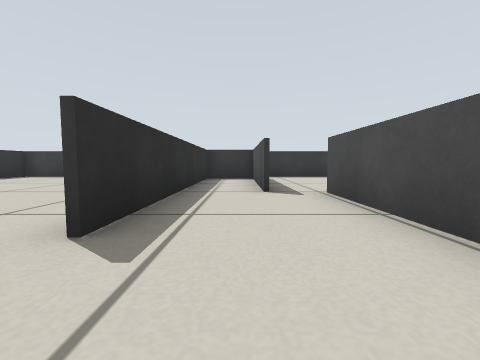
[1] (above)

22 first-person views from a walk through a Gazebo world. The camera is 0.27 m above the floor, tilts 4° down and sees 90° across. The floor is counted in squares, 0.5 m on a side. Each view is taken from the middle of a square. On the plan, view 1 faces up. The plan holds only what a view shows up to about 9 squares ahead; the rest is blank.

[2]
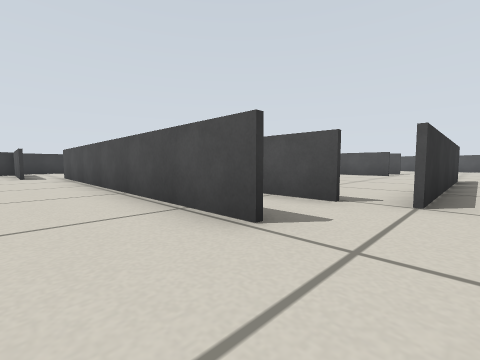

[3]
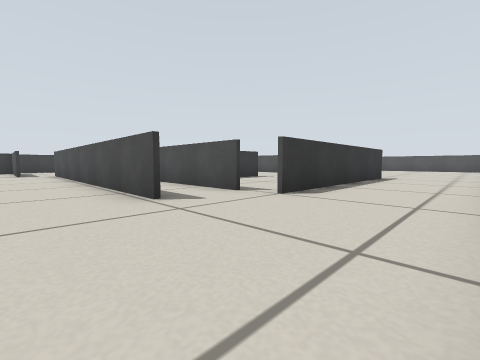

[4]
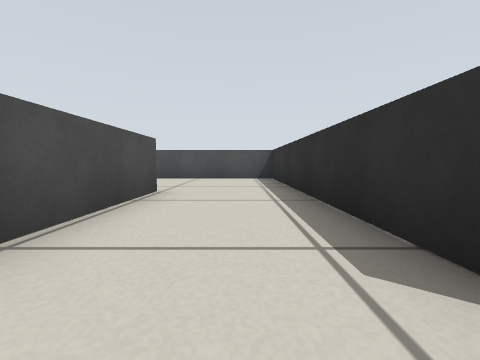

[5]
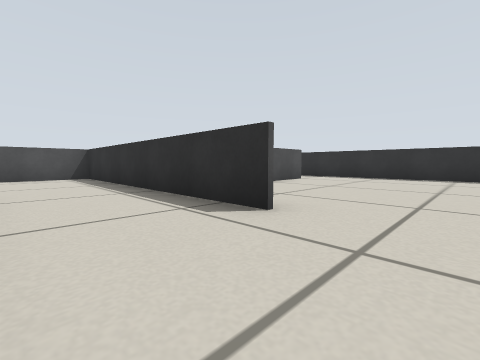

[6]
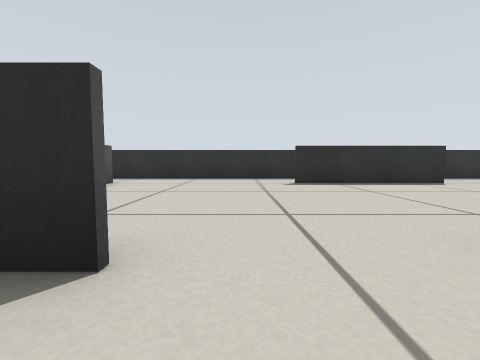

[7]
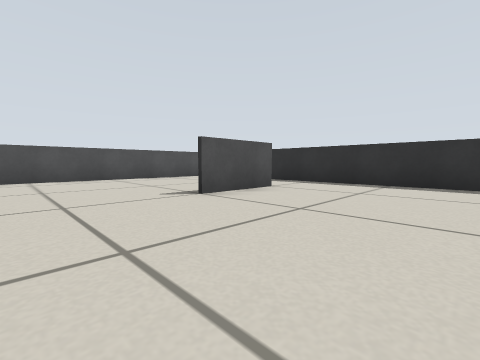

[8]
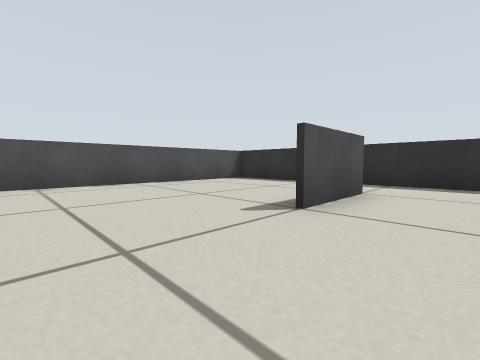

[9]
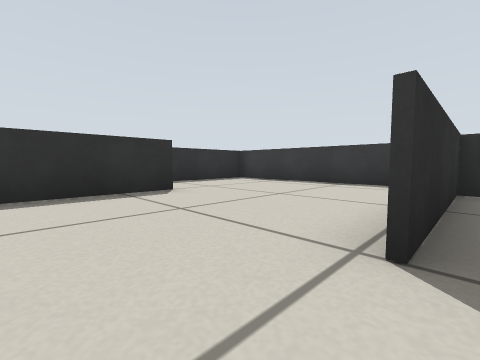

[10]
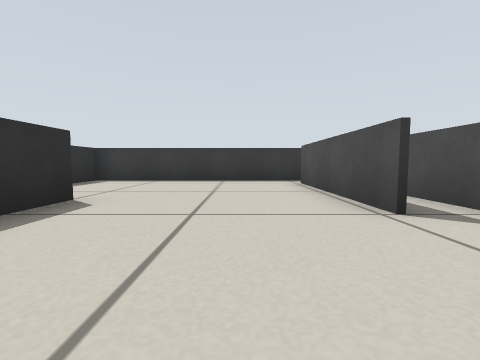

[11]
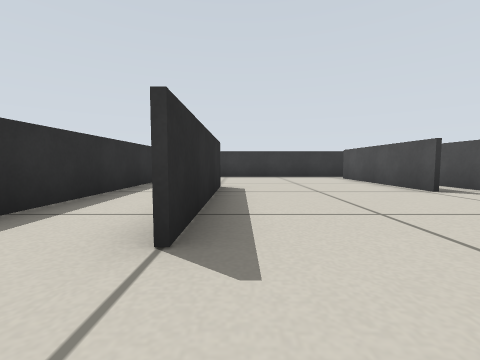

[12]
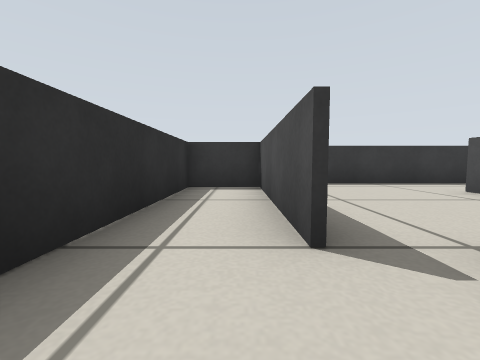

[13]
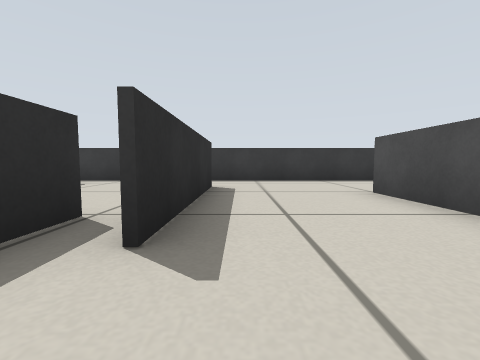

[14]
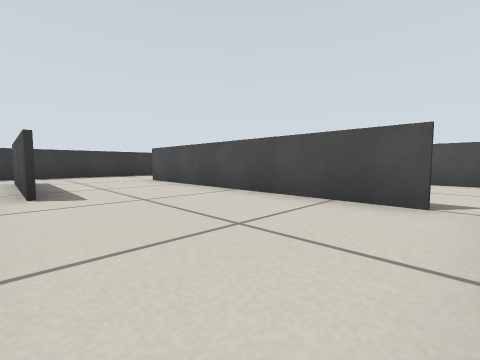

[15]
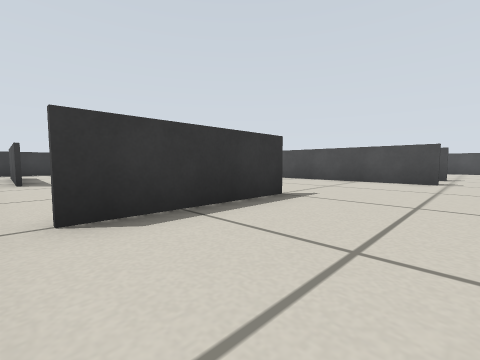

[16]
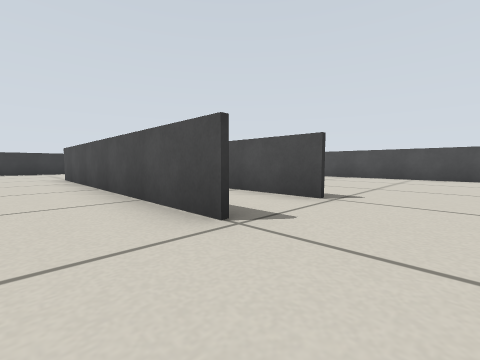

[17]
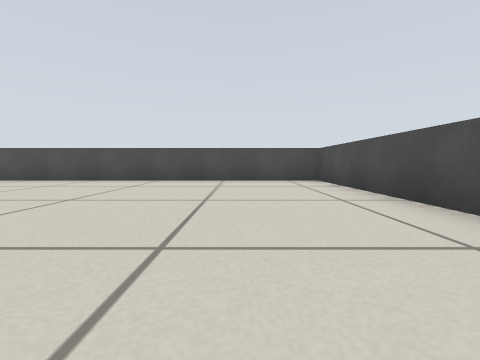

[18]
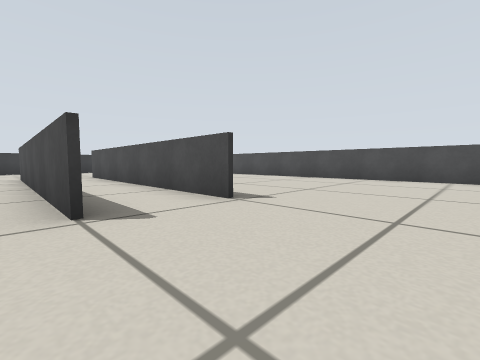

[19]
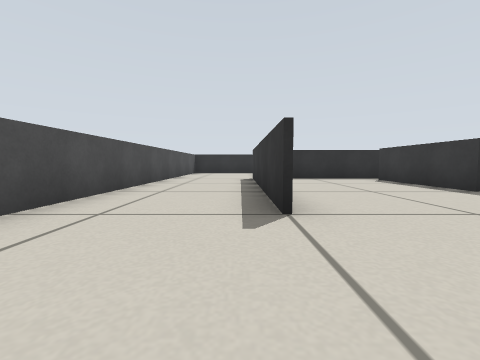

[20]
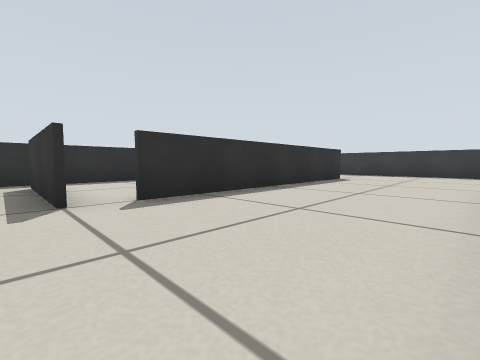

[21]
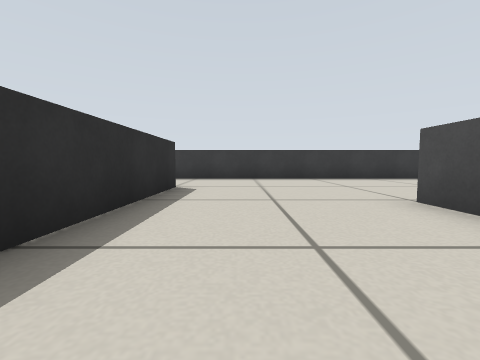

[22]
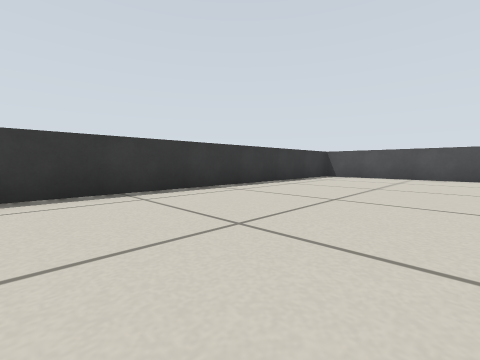

### Floor plan
Points are (right, up) in squares from view 1. A wall is a line through its corners. A room is listed if a view was taken in it or the views show most of it. See-through windows are left out.
Room 1 (views 1, 2, 3, 4, 5, 6, 12)
walls: (-1.2, -0.6) (-1.2, -8.5); (1.6, -4.6) (1.6, 4.5); (0.5, 4.5) (0.5, 8.4) (-2.2, 8.4); (-1.1, -8.4) (2.4, -8.4); (-1.2, 8.4) (-1.2, 1.6)
ways out: opening at (-1, 0.5) to room 2; opening at (2.7, -6.7) to room 3
Room 2 (views 7, 8, 9, 10, 11)
walls: (-6.6, -3.4) (-4.5, -3.4); (-2.3, 4.5) (-2.3, 8.5); (-6.4, 5.6) (-6.4, 1.5); (-1.2, 4.6) (-1.2, 6); (-2, 9.4) (-8.5, 9.4) (-8.5, -8.4) (-1.1, -8.4)
ways out: opening at (-1, 0.5) to room 1
Room 3 (views 13, 14, 15, 16, 17, 18, 19, 20, 21, 22)
walls: (7.5, -0.6) (7.5, 6.5); (7.6, -1.6) (4.2, -1.6); (11.5, -3.4) (11.5, 4.4); (13.5, -3.4) (13.5, 4.4); (7.6, 6.5) (7.6, -0.6); (9.6, -5.6) (3.5, -5.6); (3.4, 1.1) (3.4, -4.1); (3.4, 4.5) (3.4, 3.5); (4.4, 7.5) (4.4, 3.4); (19.5, 5) (19.5, 8.4); (14.4, -8.4) (19.5, -8.4) (19.5, 1.5); (18.4, 9.4) (3.5, 9.4); (2.4, -8.4) (9.6, -8.4)
ways out: opening at (2.7, -6.7) to room 1; opening at (4, 8.5) to room 4
Room 4 (no view inside)
walls: (3.5, 9.4) (0, 9.4); (4.3, 3.4) (4.3, 7.5)
ways out: opening at (4, 8.5) to room 3

Positions as (right, up) in squares from view 1, and headings:
1: (0, 0), facing up
2: (0, -6), facing up-right
3: (0, -8), facing up-right
4: (0, 0), facing down
5: (1, 1), facing down-left
6: (0, 0), facing left
7: (-2, 0), facing down-left
8: (-2, -2), facing down-left
9: (-2, 3), facing up-left
10: (-4, 2), facing up
11: (-6, 0), facing up
12: (0, 3), facing up
13: (5, 2), facing up
14: (4, -1), facing up-right
15: (4, -4), facing up-right
16: (10, -5), facing up-right
17: (12, -6), facing right
18: (11, -6), facing up-right
19: (12, -6), facing left
20: (11, -2), facing up-left
21: (9, 1), facing up
22: (10, 5), facing up-right
